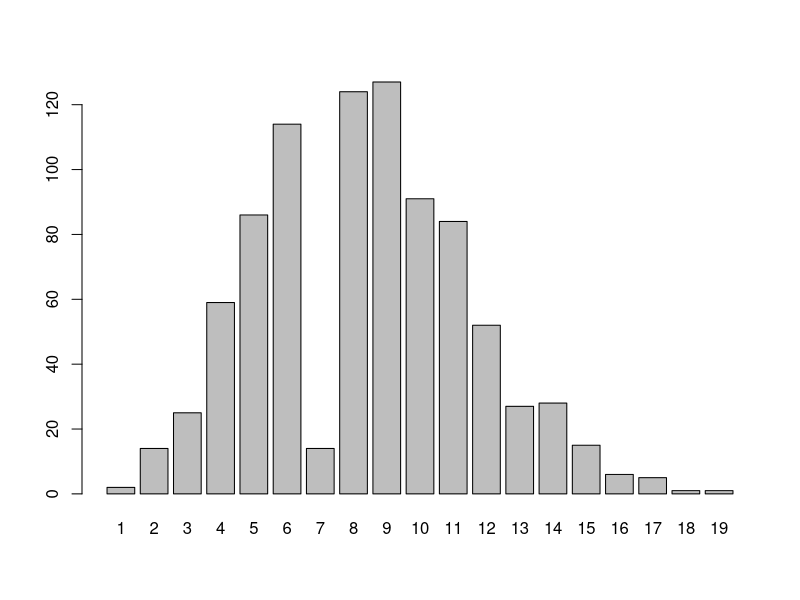
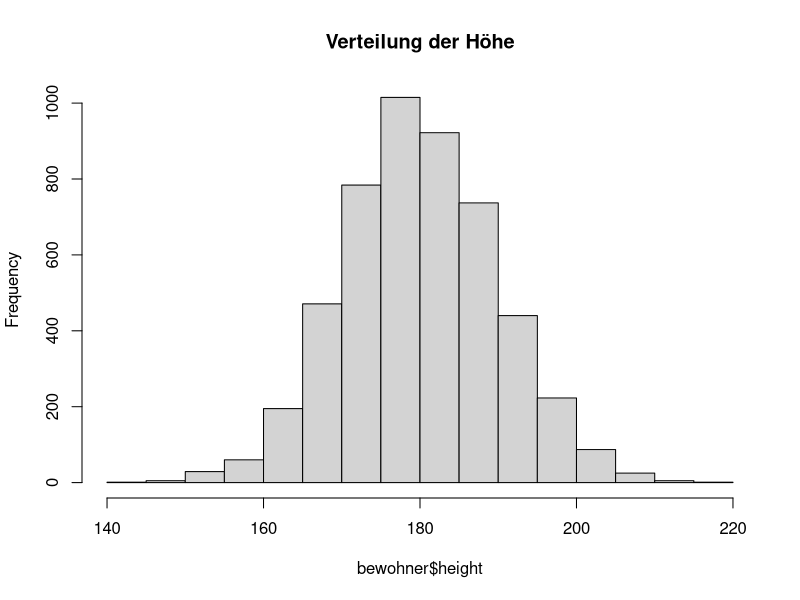

Write R code to recreate these figures, in order.
# Lade daten von ulf, plotte sie als Bar Plot
ulf <- read.csv("ulfs_cafe.csv", header=TRUE, sep=",")
barplot(ulf$occurence, names.arg = ulf$student_count)

# bewohner
bewohner <- read.csv("bewohner_grossdorf.csv", header = TRUE, sep = ",")
hist(bewohner$height, breaks = 20, main = "Verteilung der Höhe")